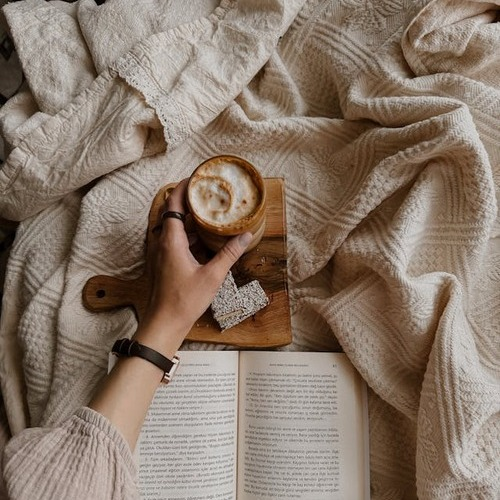
#> input picture images/coffee_square.jpg, 500 x 500 px
$ python dither.py ../images/coffee_square.jpg out ../images/lighthouse.jpg
#> lines starting #> are read from the running program, lines starting #| are printed output that depends on the picture; after the words box and inside, x2 and y2 are one past the last pixel; in counts of white or black regions, pixels touching at a corner belong together
import numpy as np
from PIL import Image
from math import floor
from argparse import ArgumentParser
from os import mkdir, path, getcwd

def toGrayscale(img):
    if(len(img.shape)==3):
        return (img[:,:,0] * 0.299 + img[:,:,1] * 0.587 + img[:,:,2] * 0.114).astype(np.uint8)
    else:
        return img

def naiveThresholdDithering(img):
    return thresholdDithering(img, 128)

def brightnessThresholdDithering(img):
    return thresholdDithering(img, np.average(img).astype(np.uint8))

def thresholdDithering(img, threshold):
    img = toGrayscale(np.asarray(img))
    img_new = np.empty( img.shape )
    for row in range(0, img.shape[0] ):
        for col in range(0, img.shape[1] ):
            img_new[row][col] = 0 if img[row][col] < threshold else 255
    return Image.fromarray(img_new.astype(np.uint8), mode='L').convert('1')

def errorDiffusionDithering(img):
    img = toGrayscale(np.asarray(img))
    img_new = np.empty(img.shape)
    [m, n] = img.shape
    for row in range(0, m):
        for col in range(0, n):
            img_new[row][col] = 0 if img[row][col]<128 else 255
            error = img[row][col] - img_new[row][col]
            if col + 1 <n: img[row][col+1]+=(7/16)*error
            if row + 1 < m and col - 1 >= 0: img[row+1][col-1]+=(3/16)*error
            if row + 1 < m: img[row+1][col]+=(5/16)*error
            if row + 1 < m and col + 1 < n: img[row+1][col+1]+=(1/16)*error
    return Image.fromarray(img_new.astype(np.uint8), mode='L').convert('1')

def orderedDithering(img):
    img = toGrayscale(np.asarray(img))
    img_new = np.empty( img.shape )
    D = [[0, 128, 32, 160], [192, 64, 224, 96], [48, 176, 16, 144], [240, 112, 208, 80]]
    for row in range(0, img.shape[0] ):
        for col in range(0, img.shape[1] ):
            img_new[row][col] = 0 if img[row][col] < D[row%4][col%4] else 255
    return Image.fromarray(img_new.astype(np.uint8), mode='L').convert('1')

def patternDithering(img):
    img = toGrayscale(np.asarray(img))
    img_new = np.empty( img.shape )
    [m, n] = img.shape
    PATTERNS = [
      [
        [0, 0, 0],
        [0, 0, 0],
        [0, 0, 0],
      ],
      [
        [0, 0, 0],
        [0, 0, 0],
        [0, 255, 0],
      ],
      [
        [0, 0, 255],
        [0, 0, 0],
        [0, 255, 0],
      ],
      [
        [255, 0, 255],
        [0, 0, 0],
        [0, 255, 0],
      ],
      [
        [255, 0, 255],
        [0, 0, 0],
        [255, 255, 0],
      ],
      [
        [255, 0, 255],
        [0, 0, 255],
        [255, 255, 0],
      ],
      [
        [255, 0, 255],
        [0, 0, 255],
        [255, 255, 255],
      ],
      [
        [255, 255, 255],
        [0, 0, 255],
        [255, 255, 255],
      ],
      [
        [255, 255, 255],
        [255, 0, 255],
        [255, 255, 255],
      ],
      [
        [255, 255, 255],
        [255, 255, 255],
        [255, 255, 255],
      ],
    ]

    for row in range(0, img.shape[0], 3 ):
        for col in range(0, img.shape[1], 3 ):
            sum = 0
            cnt = 0
            for i in range(row,min(m, row+3)):
                for j in range(col,min(n, col+3)):
                    sum += img[i][j]
                    cnt += 1
            D = PATTERNS[min(floor((((sum/cnt)/255)*10)), 9)]
            for i in range(row,min(m, row+3)):
                for j in range(col,min(n, col+3)):
                    img_new[i][j] = D[i-row][j-col]
    return Image.fromarray(img_new.astype(np.uint8), mode='L').convert('1')

if __name__ == "__main__":
    file_parser = ArgumentParser("dither")
    file_parser.add_argument("source", help="The image to turn black and white.")
    file_parser.add_argument("output", help="The folder to output images in.")
    file_parser.add_argument("name", help="The name for the black and white images.")
    arguments = file_parser.parse_args()
    try:
        with Image.open(arguments.source) as my_img:
#> my_img is the input picture: PIL image 500x500 RGB; mean R, G, B 137.2, 120, 105.8
            my_img = Image.open(arguments.source)
            dir = path.join(getcwd(), f'{arguments.output}')
            if not path.isdir(dir):
                mkdir(dir)
            naieve = naiveThresholdDithering(my_img).save(path.join(dir, f"{arguments.name}_naieve.png"))
#> in toGrayscale, `return (img[:,:,0] * 0.299 + img[:,:,1] * 0.587 + img[:,:,2] * 0.114)...`:
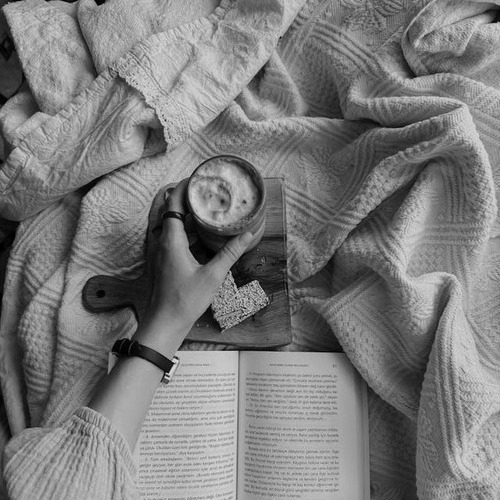
#> returned value: shape (500, 500); min 0, max 229, mean 123
#> after the loop in thresholdDithering, `for row in range(0, img.shape[0] ):`:
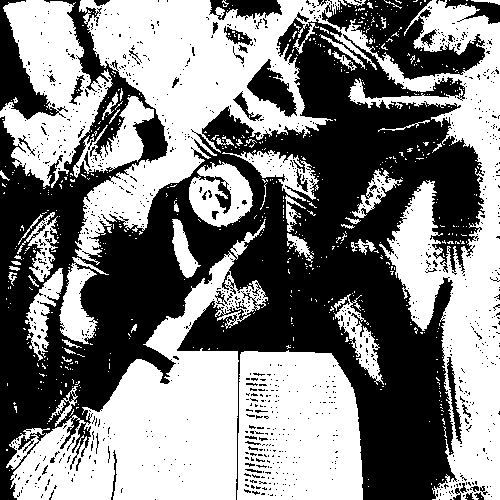
#> img_new: shape (500, 500) float64; 51% white; 1086 black regions (1038 under 20 px), largest, box (x1, y1, x2, y2) and area: (0, 0, 485, 500) 105557, (322, 0, 485, 80) 5556, (0, 0, 68, 120) 2660
            bright = brightnessThresholdDithering(my_img).save(path.join(dir, f"{arguments.name}_bright.png"))
#> call 2 of thresholdDithering, with threshold = 120
#> after the loop in thresholdDithering (call 2), `for row in range(0, img.shape[0] ):`:
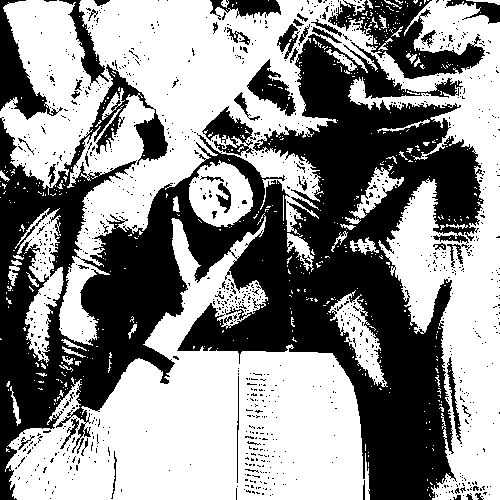
#> img_new: shape (500, 500) float64; 56.1% white; 1060 black regions (1007 under 20 px), largest, box (x1, y1, x2, y2) and area: (0, 34, 484, 500) 91662, (328, 0, 485, 79) 4713, (0, 0, 63, 120) 2499
            error = errorDiffusionDithering(my_img).save(path.join(dir, f"{arguments.name}_error.png"))
#> after the loop in errorDiffusionDithering, `for row in range(0, m):`:
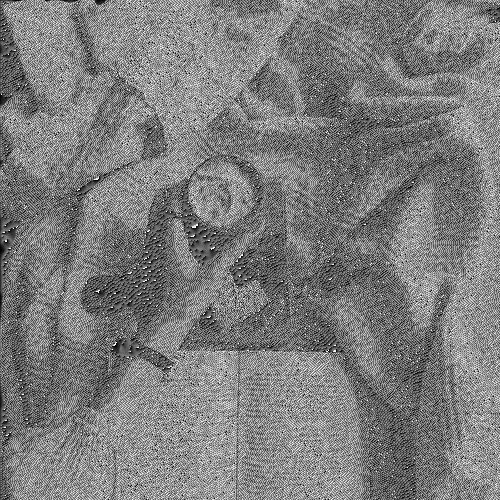
#> img: shape (500, 500); min 0, max 255, mean 125.1
#> after the loop in errorDiffusionDithering, `for row in range(0, m):`:
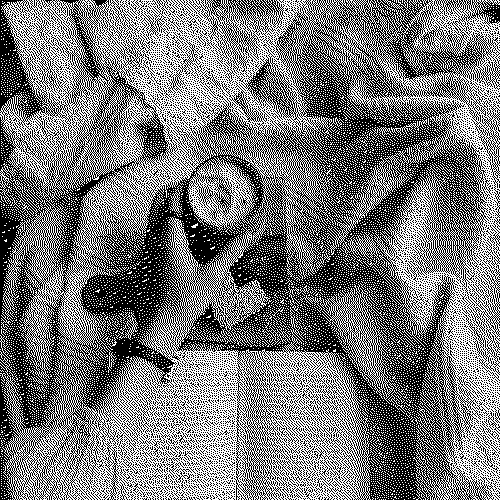
#> img_new: shape (500, 500) float64; 47.6% white in thin lines or dots
#> in errorDiffusionDithering, `return Image.fromarray(img_new.astype(np.uint8), mode='L').convert('1')`: returned value: PIL image 500x500 1; 47.6% white in thin lines or dots
            ordered = orderedDithering(my_img).save(path.join(dir, f"{arguments.name}_ordered.png"))
#> after the loop in orderedDithering, `for row in range(0, img.shape[0] ):`:
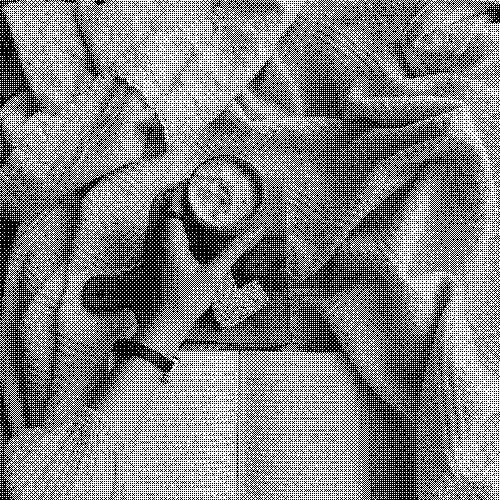
#> img_new: shape (500, 500) float64; 51.4% white; black in thin lines or dots
#> in orderedDithering, `return Image.fromarray(img_new.astype(np.uint8), mode='L').convert('1')`: returned value: PIL image 500x500 1; 51.4% white; black in thin lines or dots
            pattern = patternDithering(my_img).save(path.join(dir, f"{arguments.name}_pattern.png"))
#> after the loop in patternDithering, `for row in range(0, img.shape[0], 3 ):`:
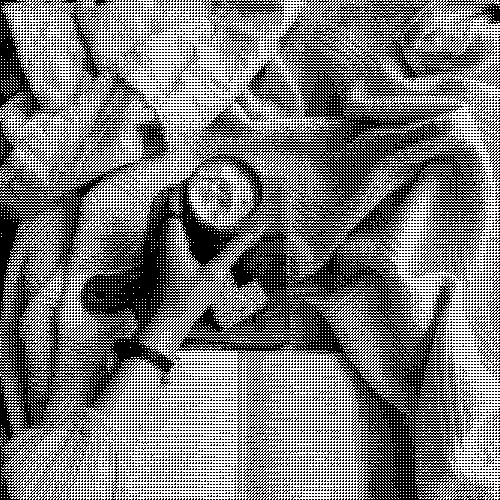
#> img_new: shape (500, 500) float64; 47.9% white in thin lines or dots
#> in patternDithering, `return Image.fromarray(img_new.astype(np.uint8), mode='L').convert('1')`: returned value: PIL image 500x500 1; 47.9% white in thin lines or dots
    except IOError:
        print("Cannot read source or destination as image.")

$ run again, on images/motorcycle.jpg
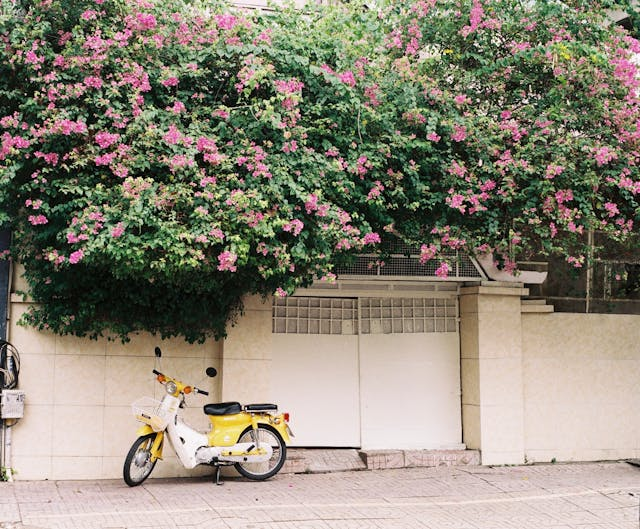
#> input picture images/motorcycle.jpg, 640 x 529 px
#> my_img is the input picture: PIL image 640x529 RGB; mean R, G, B 140.8, 134.5, 118.7
#> after the loop in thresholdDithering, `for row in range(0, img.shape[0] ):`:
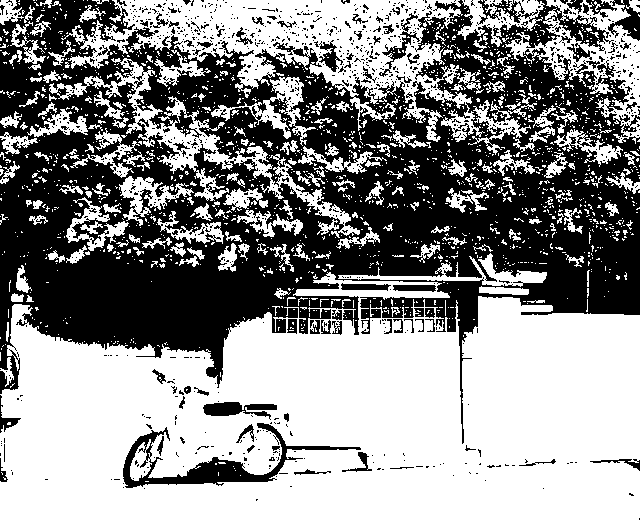
#> img_new: shape (529, 640) float64; 56.2% white; 1154 black regions (1070 under 20 px), largest, box (x1, y1, x2, y2) and area: (0, 0, 640, 444) 134976, (123, 423, 361, 488) 3100, (203, 402, 277, 420) 730
#> after the loop in patternDithering, `for row in range(0, img.shape[0], 3 ):`:
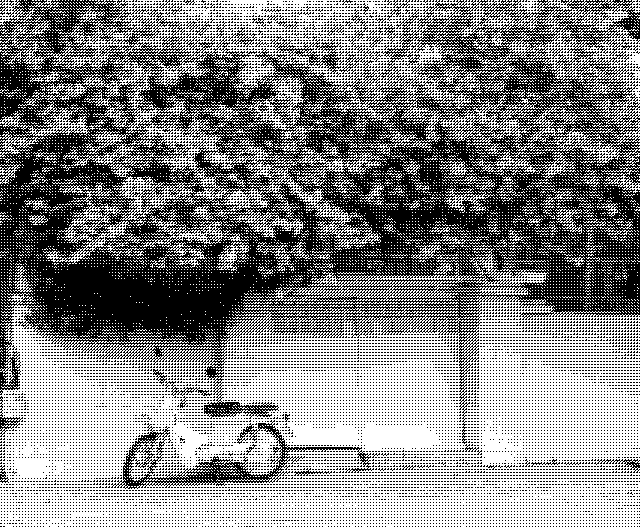
#> img_new: shape (529, 640) float64; 52.7% white; black in thin lines or dots

$ run again, on images/scu.jpg
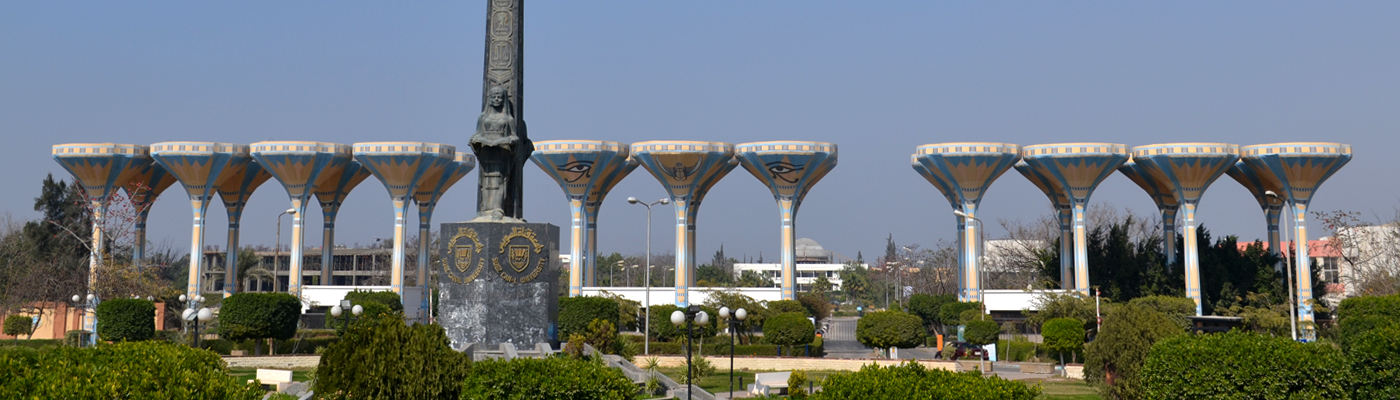
#> input picture images/scu.jpg, 1400 x 400 px
#> my_img is the input picture: PIL image 1400x400 RGB; mean R, G, B 112.2, 119.8, 122.7
#> after the loop in thresholdDithering, `for row in range(0, img.shape[0] ):`:
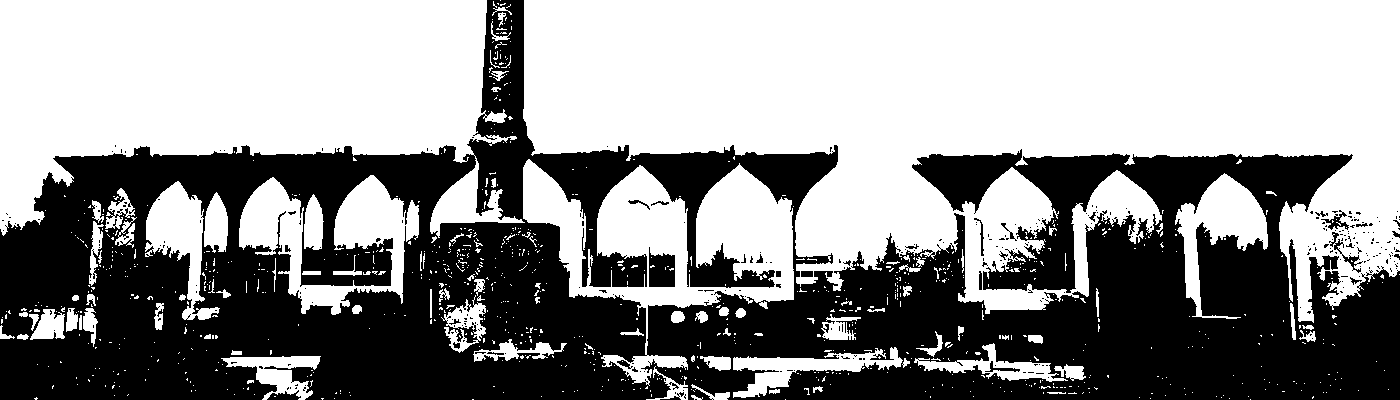
#> img_new: shape (400, 1400) float64; 56.7% white; 322 black regions (292 under 20 px), largest, box (x1, y1, x2, y2) and area: (0, 0, 1400, 400) 239213, (649, 247, 675, 287) 819, (1329, 232, 1363, 273) 229
#> after the loop in patternDithering, `for row in range(0, img.shape[0], 3 ):`:
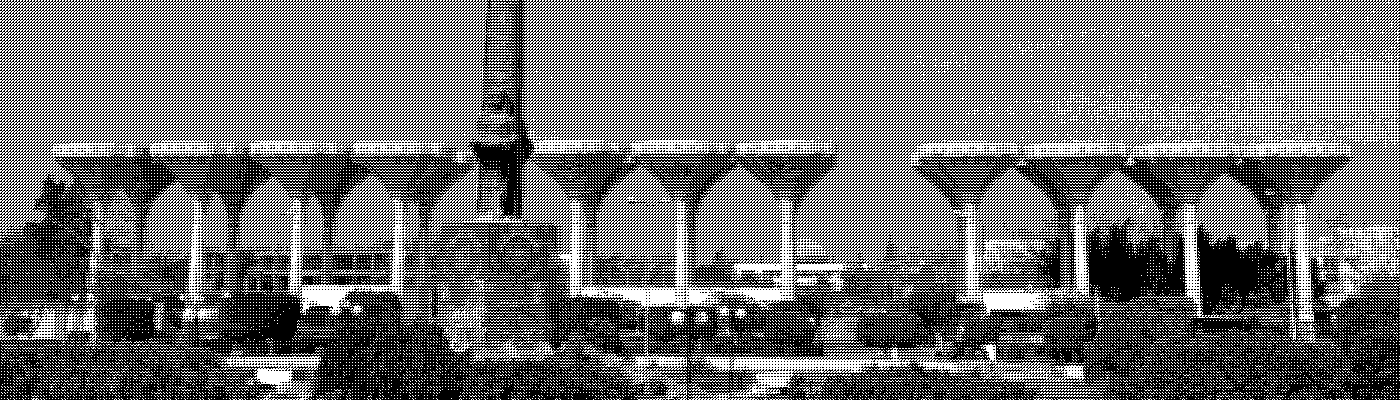
#> img_new: shape (400, 1400) float64; 44.1% white in thin lines or dots
